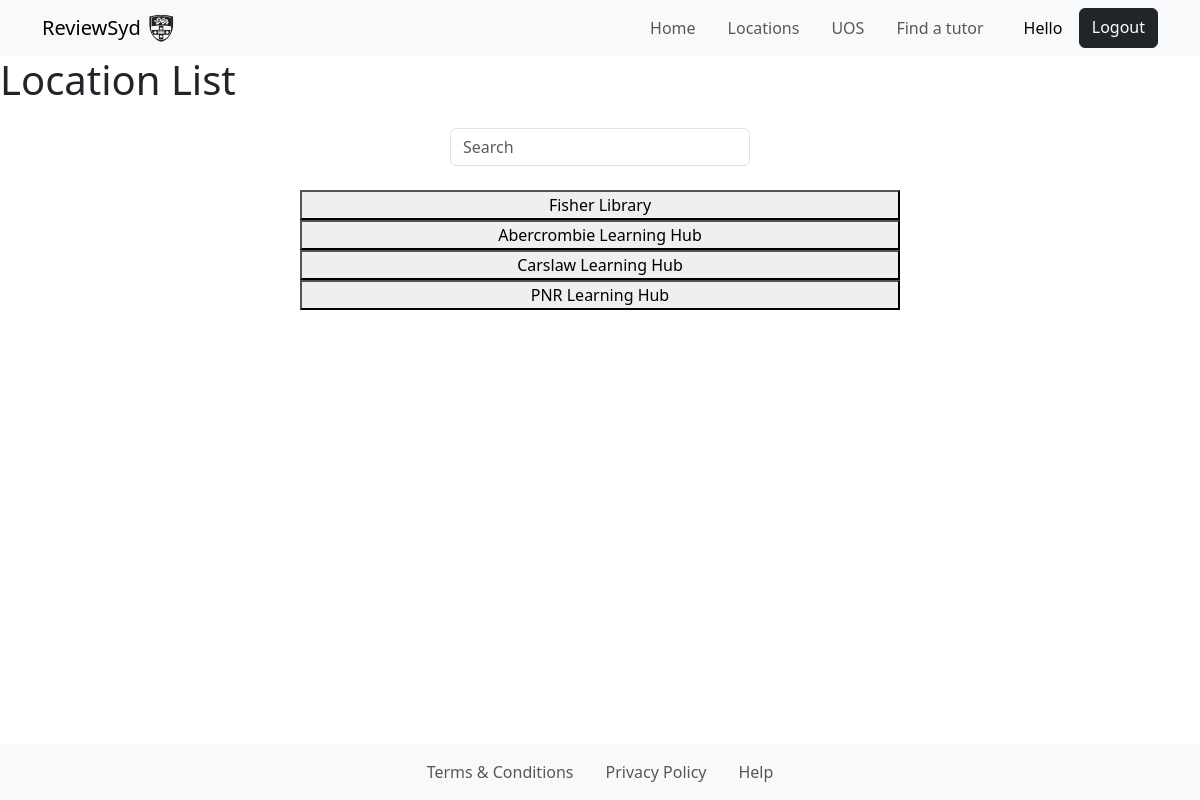
Screenshot of /locationList/ (signed in) with the database file from the repository.
### myapp/models.py (models this page shows)
class Locations(models.Model):
    name= models.CharField(max_length=255)
    location= models.CharField(max_length=255)
    hours=models.CharField(max_length=255)
    website=models.CharField(max_length=255, blank=True)
    phone_number=models.CharField(max_length=255, blank=True)
    amenities=models.CharField(max_length=255, blank=True)
    avgNoise=models.IntegerField(blank=True, default=0)
    avgAmen=models.IntegerField(blank=True, default=0)
    avgClean=models.IntegerField(blank=True, default=0)
    nearPlaces=models.CharField(max_length=255, blank=True)

### myapp/views.py (the view)
# urls.py: path("locationList/", views.locationList, name="location list"),
@login_required
def locationList(request):
    results=Locations.objects.all()
    return render(request, "locationList.html", {"locations": results})

### myapp/templates/locationList.html (shortened to what this page needs)
{%extends "hf.html"%}{%block title%}Location List{%endblock%}
{%block content%}
<h1> Location List </h1>
<div class="input-group rounded w-25 mx-auto py-3">
    <input type="search" id="search" class="form-control rounded" placeholder="Search" aria-label="Search" aria-describedby="search-addon" />
</div>
<div id="locations" class="mx-auto w-50 pt-2 text-center">
    {%for location in locations%}
        <div>
            <button class="w-100" onclick="location.href = '/location/{{location.name}}/'">
                {{location.name}}
            </button>
        </div>
    {%endfor%}
</div>
{%endblock%}

### rows the page displays
Locations: name "Fisher Library"
Locations: name "Abercrombie Learning Hub"
Locations: name "Carslaw Learning Hub"
Locations: name "PNR Learning Hub"
